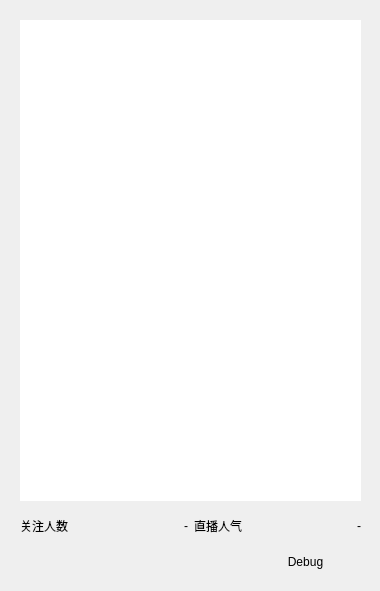
<?xml version="1.0" encoding="UTF-8"?>
<ui version="4.0">
 <class>DanmuDisplay</class>
 <widget class="QWidget" name="DanmuDisplay">
  <property name="geometry">
   <rect>
    <x>0</x>
    <y>0</y>
    <width>380</width>
    <height>591</height>
   </rect>
  </property>
  <property name="windowTitle">
   <string>DanmuDisplay</string>
  </property>
  <property name="windowOpacity">
   <double>0.700000000000000</double>
  </property>
  <widget class="QListWidget" name="list_danmuDisplay">
   <property name="geometry">
    <rect>
     <x>20</x>
     <y>20</y>
     <width>341</width>
     <height>481</height>
    </rect>
   </property>
   <property name="focusPolicy">
    <enum>Qt::NoFocus</enum>
   </property>
   <property name="frameShape">
    <enum>QFrame::NoFrame</enum>
   </property>
   <property name="verticalScrollBarPolicy">
    <enum>Qt::ScrollBarAlwaysOff</enum>
   </property>
   <property name="horizontalScrollBarPolicy">
    <enum>Qt::ScrollBarAlwaysOff</enum>
   </property>
   <property name="selectionMode">
    <enum>QAbstractItemView::NoSelection</enum>
   </property>
   <property name="verticalScrollMode">
    <enum>QAbstractItemView::ScrollPerPixel</enum>
   </property>
  </widget>
  <widget class="QPushButton" name="btn_debug">
   <property name="geometry">
    <rect>
     <x>240</x>
     <y>550</y>
     <width>131</width>
     <height>24</height>
    </rect>
   </property>
   <property name="text">
    <string>Debug</string>
   </property>
   <property name="flat">
    <bool>true</bool>
   </property>
  </widget>
  <widget class="QWidget" name="horizontalLayoutWidget">
   <property name="geometry">
    <rect>
     <x>20</x>
     <y>510</y>
     <width>341</width>
     <height>31</height>
    </rect>
   </property>
   <layout class="QHBoxLayout" name="layout_liveRoomInfo">
    <item>
     <widget class="QLabel" name="prompt_followersCount">
      <property name="text">
       <string>关注人数</string>
      </property>
     </widget>
    </item>
    <item>
     <widget class="QLabel" name="label_followersCount">
      <property name="text">
       <string>-</string>
      </property>
      <property name="alignment">
       <set>Qt::AlignRight|Qt::AlignTrailing|Qt::AlignVCenter</set>
      </property>
     </widget>
    </item>
    <item>
     <widget class="QLabel" name="prompt_viewersCount">
      <property name="text">
       <string>直播人气</string>
      </property>
     </widget>
    </item>
    <item>
     <widget class="QLabel" name="label_viewersCount">
      <property name="text">
       <string>-</string>
      </property>
      <property name="alignment">
       <set>Qt::AlignRight|Qt::AlignTrailing|Qt::AlignVCenter</set>
      </property>
     </widget>
    </item>
   </layout>
  </widget>
 </widget>
 <resources/>
 <connections/>
</ui>
